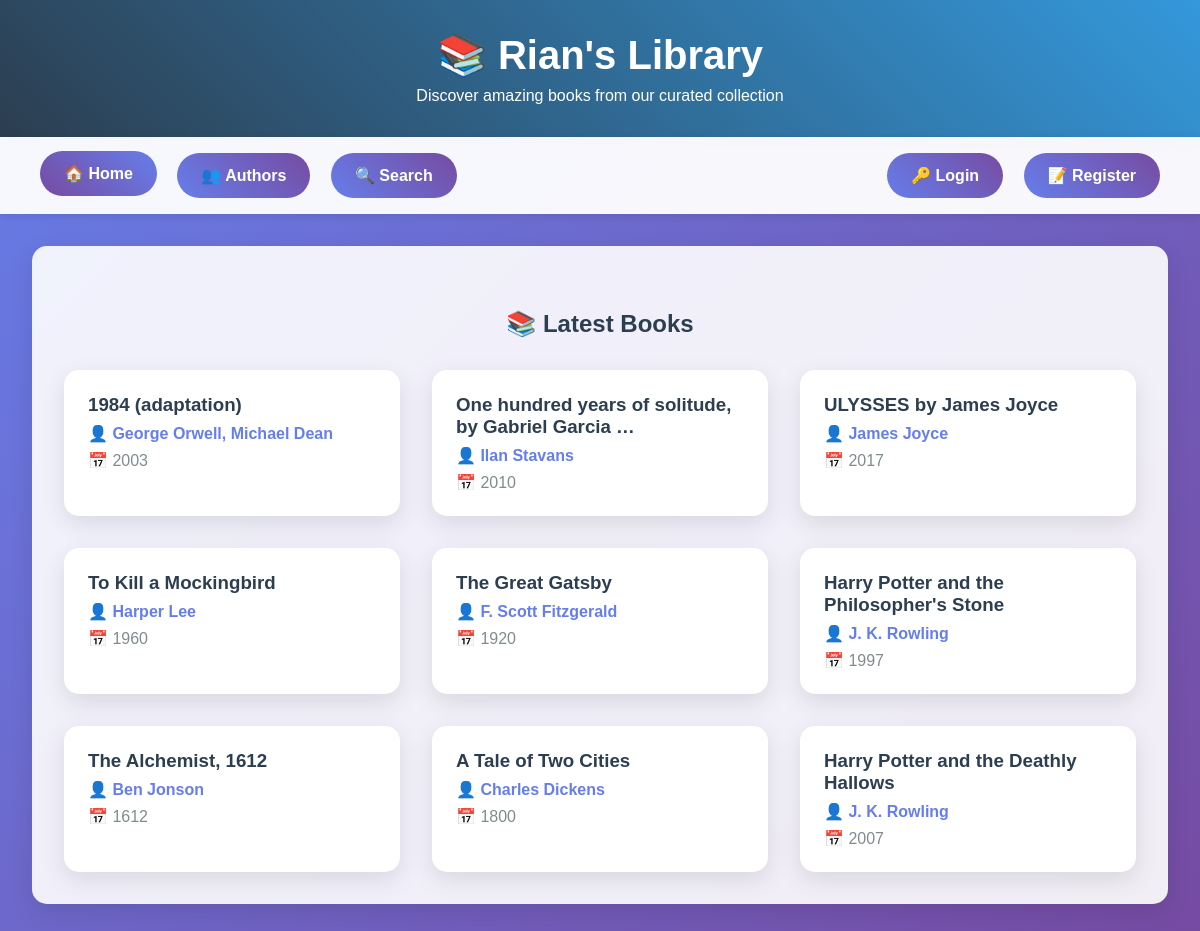
The app's page /, older data.
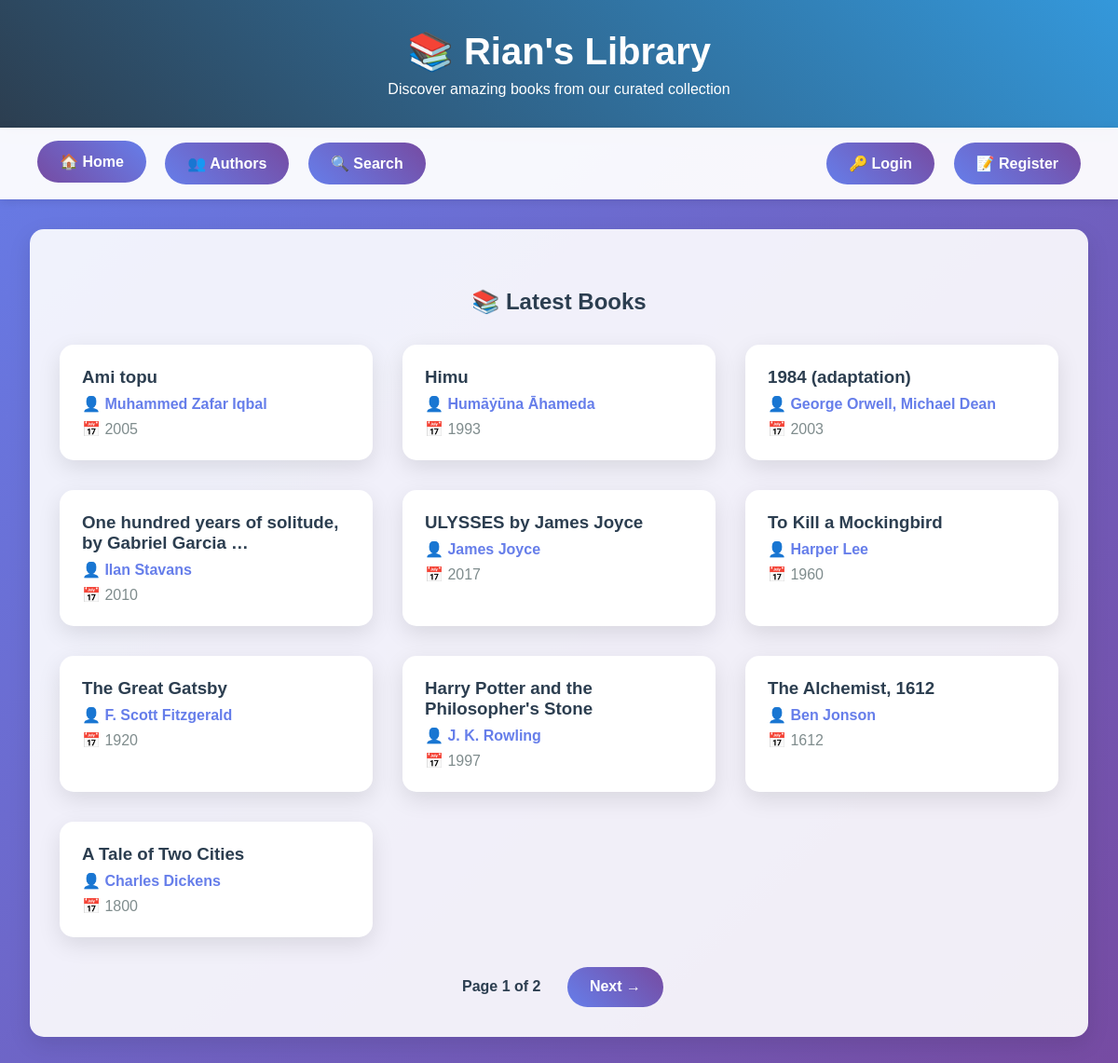
The same page, newer data.
### books/models.py (models this page shows, shortened)
class Book(models.Model):
    title = models.CharField(max_length=300)
    authors = models.ManyToManyField(Author, related_name='books')
    cover_image = models.URLField(blank=True, null=True)
    publication_year = models.CharField(max_length=10, blank=True, null=True)
    isbn = models.CharField(max_length=20, blank=True, null=True)
    description = models.TextField(blank=True, null=True)
    open_library_key = models.CharField(max_length=100, blank=True, null=True)
    created_at = models.DateTimeField(auto_now_add=True)
    updated_at = models.DateTimeField(auto_now=True)
    class Meta:
        ordering = ['-created_at']

class Author(models.Model):
    name = models.CharField(max_length=200, unique=True)
    birth_date = models.CharField(max_length=50, blank=True, null=True)
    bio = models.TextField(blank=True, null=True)
    created_at = models.DateTimeField(auto_now_add=True)
    class Meta:
        ordering = ['name']

### books/views.py (the view)
# urls.py: path('', views.home, name='home'),
def home(request):
    if request.user.is_authenticated:
        if request.user.is_staff:
            return redirect('books:admin_dashboard')
        else:
            return redirect('books:user_dashboard')
    books_list = Book.objects.all().prefetch_related('authors')
    paginator = Paginator(books_list, 10)
    page_number = request.GET.get('page')
    books = paginator.get_page(page_number)
    total_books = Book.objects.count()
    total_authors = Author.objects.count()
    latest_book = Book.objects.filter(publication_year__isnull=False).order_by('-publication_year').first()
    latest_year = latest_book.publication_year if latest_book else 'N/A'
    context = {
        'books': books,
        'total_books': total_books,
        'total_authors': total_authors,
        'latest_year': latest_year,
        'is_paginated': books.has_other_pages(),
        'page_obj': books,
    }
    return render(request, 'books/home.html', context)

### templates/books/home.html (shortened to what this page needs)
{% extends 'base.html' %}
{% load static %}
{% block content %}
<h2>📚 Latest Books</h2>
{% if books %}
    <div class="book-grid">
        {% for book in books %}
            <div class="book-card" onclick="location.href='{% url 'books:book_detail' book.id %}'">
                <h3>{{ book.title|truncatechars:50 }}</h3>
                <div class="author">
                    👤 {% for author in book.authors.all %}{{ author.name }}{% if not forloop.last %}, {% endif %}{% endfor %}
                </div>
                {% if book.publication_year %}
                    <div class="year">📅 {{ book.publication_year }}</div>
                {% endif %}
            </div>
        {% endfor %}
    </div>
    {% if is_paginated %}
        <div style="text-align: center; margin-top: 2rem;">
            <span style="margin: 0 1rem; color: #2c3e50; font-weight: 600;">
                Page {{ page_obj.number }} of {{ page_obj.paginator.num_pages }}
            </span>
            {% if page_obj.has_next %}
                <a href="?page={{ page_obj.next_page_number }}" class="nav-btn">Next →</a>
            {% endif %}
        </div>
    {% endif %}
{% else %}
    <div class="no-results">
        <h3>📚 No Books Available</h3>
        <p>There are no books in the collection yet. Please check back later!</p>
    </div>
{% endif %}
{% endblock %}

Row changes from the older to the newer data that the page shows:
no longer on this page (row unchanged): Book: title "Harry Potter and the Deathly Hallows", publication_year "2007", Author (name "J. K. Rowling")
added Book: title "Ami topu", publication_year "2005"
added Author: name "Muhammed Zafar Iqbal", shown under "Ami topu"
added Book: title "Himu", publication_year "1993"
added Author: name "Humāẏūna Āhameda", shown under "Himu"
Text that changed along with them:
{{ page_obj.number }}: (not shown) → "1"
{{ page_obj.paginator.num_pages }}: (not shown) → "2"
text now shown: "Page of Next →"
